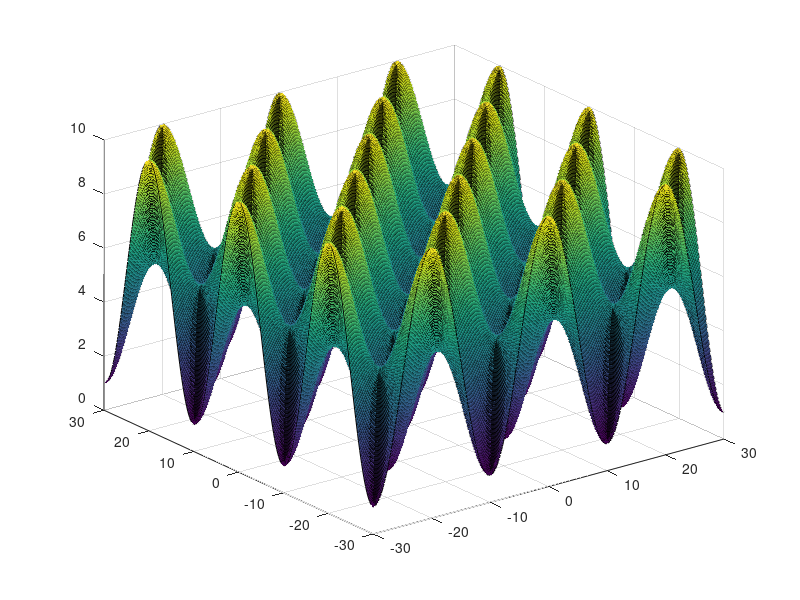
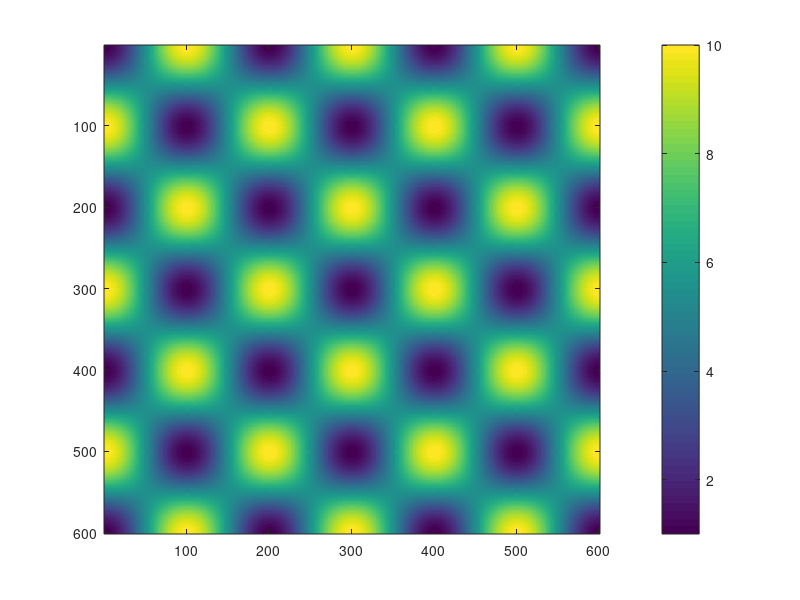

Reproduce these figures in MATLAB, in order. (Note: this script raises an error after producing the figures.)
clc; clear all; close all
%Sinusoidal mapping

%set up the grid
Lx = 10;
Ly = Lx;
gridsz = 0.1;
period = 3;

meshx = -Lx*period:gridsz:Lx*period;
meshy = -Ly*period:gridsz:Ly*period;

[X,Y] = meshgrid(meshx,meshy);

scale = 10;
ymin = 1;
ymax = ymin*scale;

func = @(x,y,t) (ymin-ymax)/2*(1+sin(x./(Lx)*pi+pi/2)...
                .*sin(y./(Ly)*pi+pi/2))+ymax;

test = func(X,Y);
surf(X,Y,test)

%%

func_time = @(x,y,t) (ymin-ymax)/2*(1+sin((x+ymin*(t-1))/(Lx)*pi+pi/2)...
                .*sin((y+ymin*(t-1))./(Ly)*pi+pi/2))+ymax;

for t = 1:31
    test = func_time(X,Y,t);
    figure()
    imagesc(test)
    h = colorbar;
    h.Location = 'eastoutside';
    h.FontSize = 12;
    ylabel(h, 'V','Rotation',0,'FontSize',16)
    h.Label.Interpreter = 'latex';
    h.TickLabelInterpreter = 'latex';
    caption = ["t/$\frac{L}{V_{min}}$ = "+num2str((t-1)/Lx)];
    title(caption,'interpreter','latex','fontsize',18)
    exportgraphics(gcf,'testmap.gif','Append',true);
    close;
end

%% checking output of processing

%Sinusoidal mapping

%set up the grid
Lx = 10e-6;
Ly = Lx;
gridsz = 0.1;
period = 3;

% meshx = -Lx*period:gridsz:Lx*period;
% meshy = -Ly*period:gridsz:Ly*period;
% 
% [X,Y] = meshgrid(meshx,meshy);

x = S.traj.x(:,1:20:end);
y = S.traj.y(:,1:20:end);

scale = 10;
ymin = 1;
ymax = ymin*scale;

func = @(x,y,t) (ymin-ymax)/2*(1+sin(x./(Lx)*pi+pi/2)...
                .*sin(y./(Ly)*pi+pi/2))+ymax;

test = func(x,y);
% surf(X,Y,test)




